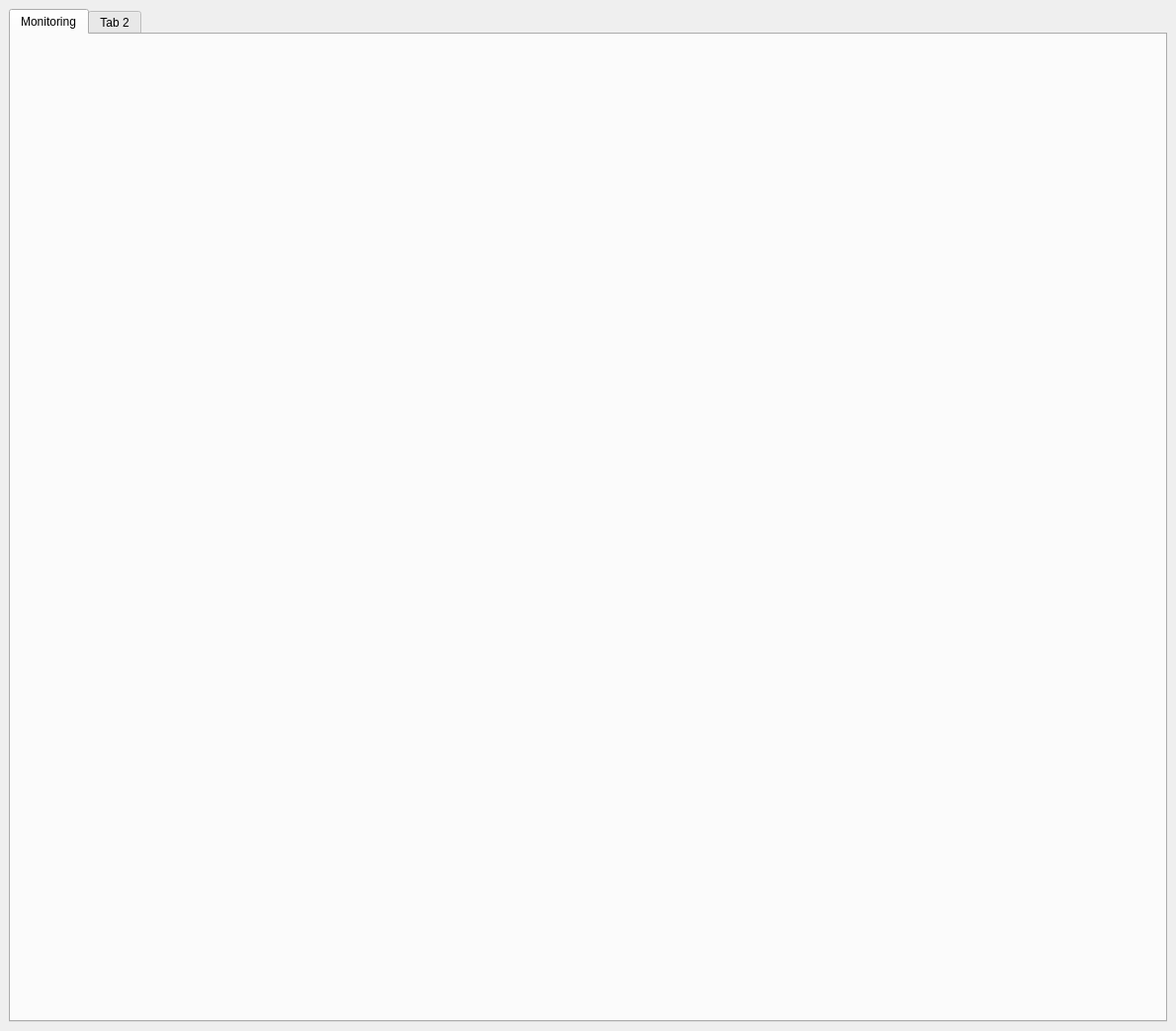
<?xml version="1.0" encoding="UTF-8"?>
<ui version="4.0">
 <class>MainWindowDesign</class>
 <widget class="QMainWindow" name="MainWindowDesign">
  <property name="geometry">
   <rect>
    <x>0</x>
    <y>0</y>
    <width>1190</width>
    <height>1043</height>
   </rect>
  </property>
  <property name="windowTitle">
   <string>Template</string>
  </property>
  <widget class="QWidget" name="centralwidget">
   <layout class="QVBoxLayout" name="verticalLayout">
    <item>
     <widget class="QTabWidget" name="tabWidget">
      <property name="currentIndex">
       <number>0</number>
      </property>
      <widget class="QWidget" name="tab">
       <property name="autoFillBackground">
        <bool>false</bool>
       </property>
       <attribute name="title">
        <string>Monitoring</string>
       </attribute>
       <layout class="QGridLayout" name="gridLayout_4">
        <item row="0" column="0">
         <widget class="amr_gui::MonitorWidget" name="monitorWidget" native="true"/>
        </item>
       </layout>
      </widget>
      <widget class="QWidget" name="tab_2">
       <attribute name="title">
        <string>Tab 2</string>
       </attribute>
       <layout class="QGridLayout" name="gridLayout">
        <item row="0" column="0">
         <widget class="QWidget" name="widget_2" native="true"/>
        </item>
       </layout>
      </widget>
     </widget>
    </item>
   </layout>
  </widget>
  <widget class="QMenuBar" name="menubar">
   <property name="geometry">
    <rect>
     <x>0</x>
     <y>0</y>
     <width>1190</width>
     <height>22</height>
    </rect>
   </property>
  </widget>
 </widget>
 <customwidgets>
  <customwidget>
   <class>amr_gui::MonitorWidget</class>
   <extends>QWidget</extends>
   <header>amr_monitor/qt_widget/MonitorWidget.h</header>
  </customwidget>
 </customwidgets>
 <resources/>
 <connections/>
</ui>
